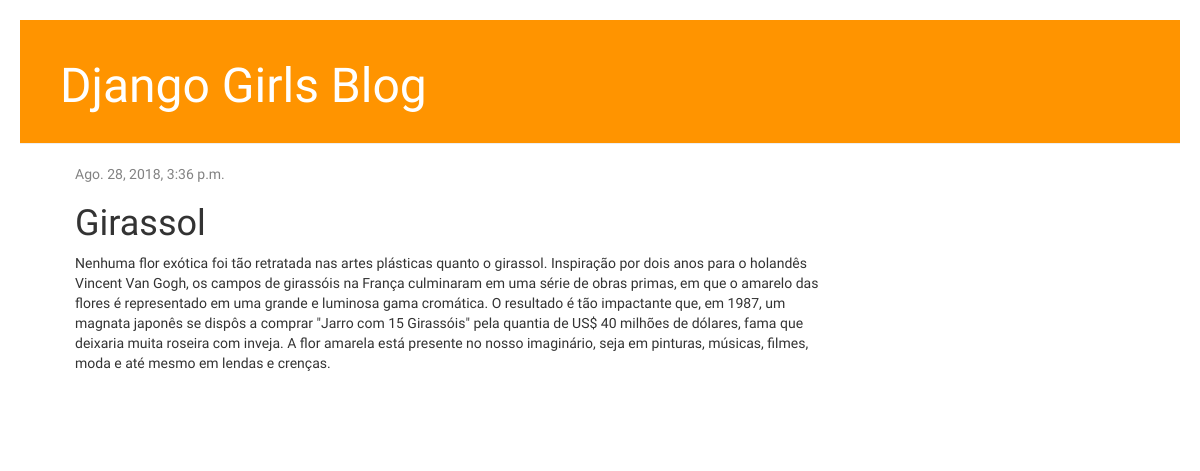
/post/1/, run on an earlier commit of the app's database.
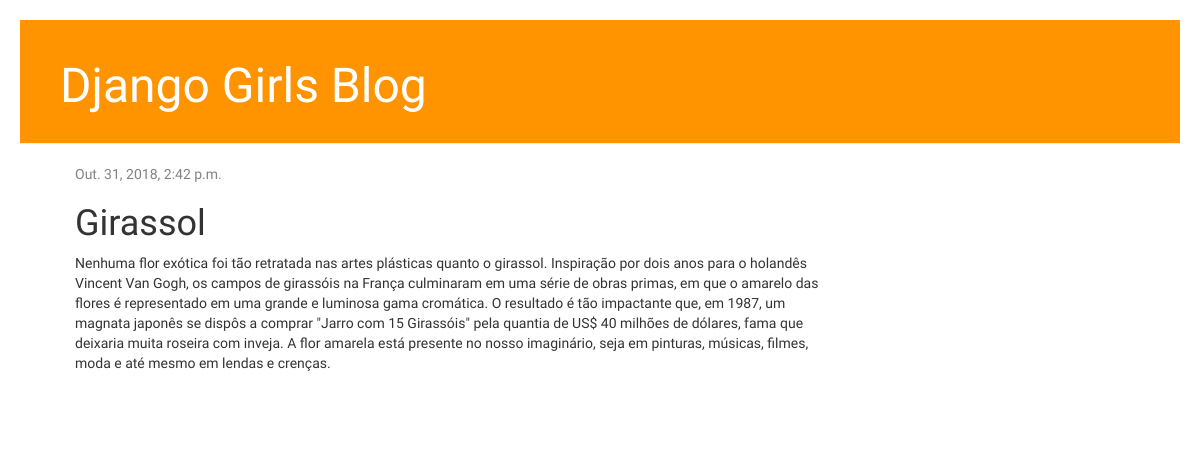
And on a later commit of the database.
### blog/models.py (models this page shows, shortened)
class Post(models.Model):
    author = models.ForeignKey('auth.User', on_delete=models.CASCADE)
    title = models.CharField(max_length=200)
    text = models.TextField()
    created_date= models.DateTimeField(
        default=timezone.now)
    published_date = models.DateTimeField(
        blank=True, null=True)

### blog/views.py (the view)
# urls.py: path('post/<int:pk>/', views.post_detail, name='post_detail'),
def post_detail(request, pk):
    post = get_object_or_404(Post, pk=pk)
    return render(request, 'blog/post_detail.html', {'post': post})

### blog/templates/blog/post_detail.html (shortened to what this page needs)
{% extends 'blog/base1.html' %}
{% block content %}
    <div class="post">
        {% if post.published_date %}
            <div class="date">
                {{ post.published_date }}
            </div>
        {% endif %}
        <h1>{{ post.title }}</h1>
        <p>{{ post.text|linebreaksbr }}</p>
    </div>
{% endblock %}

What changed in the data, as far as the page shows it:
changed Post "Girassol": published_date "Ago. 28, 2018, 3:36 p.m." → "Out. 31, 2018, 2:42 p.m."
